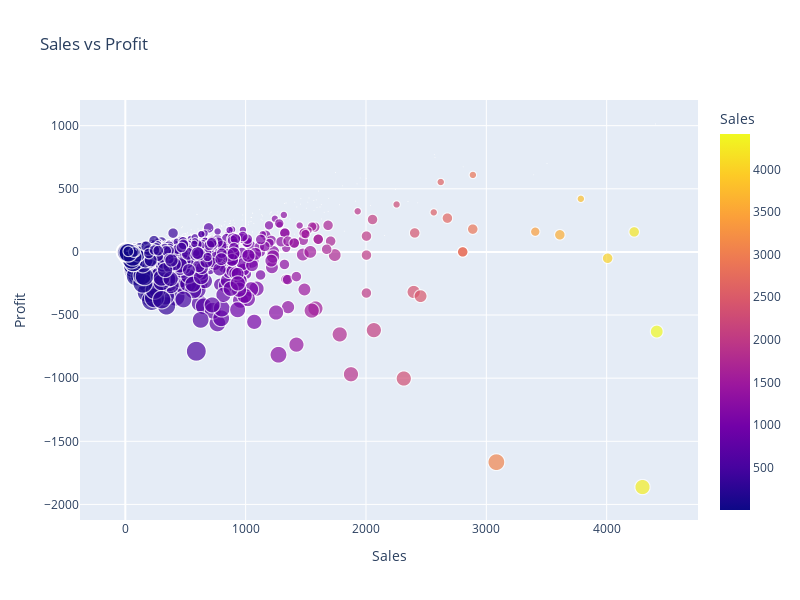

Notebook source saved alongside this figure:
### Code cell
scatter_plot = px.scatter(sales, x='Sales', y='Profit', color='Sales', size='Discount', title='Sales vs Profit')
scatter_plot.update_layout(
    width=800,  
    height=600  
)
scatter_plot.show()

### Figure 1 — Plotly figure (JSON) as saved in the notebook; plotly's stock layout.template omitted (floating-point values rounded to 4 significant figures; data arrays with more than 128 entries replaced by an {"elided": "..."} marker saying what was removed)
{"data": [{"hovertemplate": "Sales=%{marker.color}<br>Profit=%{y}<br>Discount=%{marker.size}<extra></extra>", "legendgroup": "", "marker": {"color": {"elided": "2118 float values"}, "coloraxis": "coloraxis", "size": {"elided": "2118 float values"}, "sizemode": "area", "sizeref": 0.00175, "symbol": "circle"}, "mode": "markers", "name": "", "showlegend": false, "type": "scattergl", "x": {"elided": "2118 float values"}, "xaxis": "x", "y": {"elided": "2118 float values"}, "yaxis": "y"}], "layout": {"coloraxis": {"colorbar": {"title": {"text": "Sales"}}, "colorscale": [[0, "#0d0887"], [0.1111, "#46039f"], [0.2222, "#7201a8"], [0.3333, "#9c179e"], [0.4444, "#bd3786"], [0.5556, "#d8576b"], [0.6667, "#ed7953"], [0.7778, "#fb9f3a"], [0.8889, "#fdca26"], [1, "#f0f921"]]}, "height": 600, "legend": {"itemsizing": "constant", "tracegroupgap": 0}, "title": {"text": "Sales vs Profit"}, "width": 800, "xaxis": {"anchor": "y", "domain": [0, 1], "title": {"text": "Sales"}}, "yaxis": {"anchor": "x", "domain": [0, 1], "title": {"text": "Profit"}}}}
